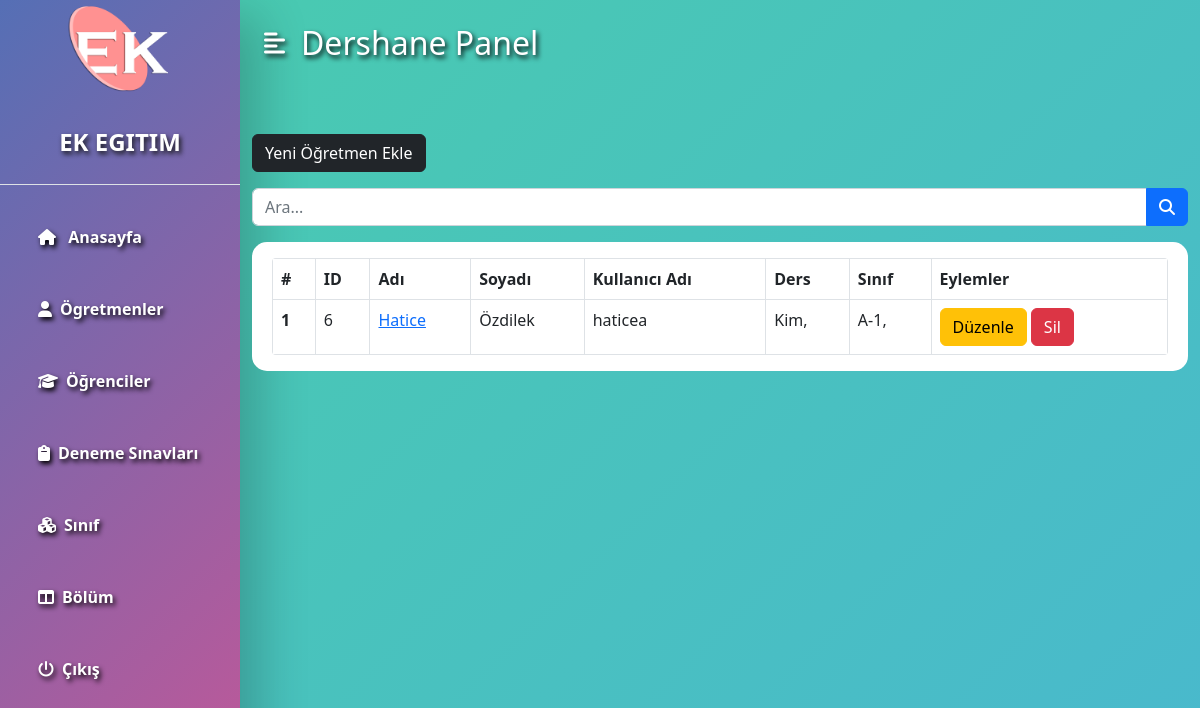
Page /admin/teacher.php (signed in) on the committed database.
### tables this page shows
CREATE TABLE `teachers` (
  `teacher_id` int(11) NOT NULL,
  `username` varchar(127) NOT NULL,
  `password` varchar(255) NOT NULL,
  `fname` varchar(127) NOT NULL,
  `lname` varchar(127) NOT NULL,
  `subjects` varchar(31) NOT NULL,
  `grades` varchar(31) NOT NULL,
  `section` varchar(31) NOT NULL,
  `address` varchar(31) NOT NULL,
  `employee_number` int(11) NOT NULL,
  `date_of_birth` date DEFAULT NULL,
  `phone_number` varchar(31) NOT NULL,
  `qualification` varchar(127) NOT NULL,
  `gender` varchar(7) NOT NULL,
  `email_address` varchar(255) NOT NULL,
  `date_of_joined` datetime NOT NULL DEFAULT current_timestamp()
);

### admin/data/teacher.php (called while the page is built, shortened)
<?php
function getAllTeachers($conn){
   $sql = "SELECT * FROM teachers";
   $stmt = $conn->prepare($sql);
   $stmt->execute();
   if ($stmt->rowCount() >= 1) {
     $teachers = $stmt->fetchAll();
     return $teachers;
   }else {
   	return 0;
   }
}

### admin/data/subject.php (called while the page is built, shortened)
<?php
function getSubjectById($subject_id, $conn){
   $sql = "SELECT * FROM subjects
           WHERE subject_id=?";
   $stmt = $conn->prepare($sql);
   $stmt->execute([$subject_id]);
   if ($stmt->rowCount() == 1) {
     $subject = $stmt->fetch();
     return $subject;
   }else {
   	return 0;
   }
}
 ?>

### admin/data/grade.php (called while the page is built, shortened)
<?php
function getGradeById($grade_id, $conn){
   $sql = "SELECT * FROM grades
           WHERE grade_id=?";
   $stmt = $conn->prepare($sql);
   $stmt->execute([$grade_id]);
   if ($stmt->rowCount() == 1) {
     $grade = $stmt->fetch();
     return $grade;
   }else {
    return 0;
   }
}

### admin/teacher.php (the view, shortened to what this page needs)
<?php
if (isset($_SESSION['admin_id']) &&
    isset($_SESSION['role'])) {
    if ($_SESSION['role'] == 'Admin') {
       include "../DB_connection.php";
       include "data/teacher.php";
       include "data/subject.php";
       include "data/grade.php";
       $teachers = getAllTeachers($conn);
 ?>
<!DOCTYPE html>
<html lang="en">
<head>
	<link rel="stylesheet" href="https://cdn.jsdelivr.net/npm/bootstrap@5.2.0/dist/css/bootstrap.min.css">
  <link rel="stylesheet" href="../css/style.css">
</head>
<body>
    <?php
        if ($teachers != 0) {
     ?>
     <div class="d-flex" id="wrapper">
    <?php include "inc/sidebar.php";?>
        <div id="page-content-wrapper">
          <?php include "inc/sidebar-button.php";?>
     <div class="container mt-5">
        <a href="teacher-add.php"class="btn btn-dark">Yeni Öğretmen Ekle</a>
           <form action="teacher-search.php"
                 class="mt-3 n-table"
                 method="get">
             <div class="input-group mb-3">
                <input type="text"
                       class="form-control"
                       name="searchKey"
                       placeholder="Ara...">
                <button class="btn btn-primary">
                        <i class="fa fa-search"
                           aria-hidden="true"></i>
                      </button>
             </div>
           </form>
           <div class="table-responsive">
              <table class="table table-bordered mt-3 n-table">
                <thead>
                  <tr>
                    <th scope="col">#</th>
                    <th scope="col">ID</th>
                    <th scope="col">Adı</th>
                    <th scope="col">Soyadı</th>
                    <th scope="col">Kullanıcı Adı</th>
                    <th scope="col">Ders</th>
                    <th scope="col">Sınıf</th>
                    <th scope="col">Eylemler</th>
                  </tr>
                </thead>
                <tbody>
                  <?php $i = 0; foreach ($teachers as $teacher ) {
                    $i++;  ?>
                  <tr>
                    <th scope="row"><?=$i?></th>
                    <td><?=$teacher['teacher_id']?></td>
                    <td><a href="teacher-view.php?teacher_id=<?=$teacher['teacher_id']?>">
                         <?=$teacher['fname']?></a></td>
                    <td><?=$teacher['lname']?></td>
                    <td><?=$teacher['username']?></td>
                    <td>
                       <?php
                           $s = '';
                           $subjects = str_split(trim($teacher['subjects']));
                           foreach ($subjects as $subject) {
                              $s_temp = getSubjectById($subject, $conn);
                              if ($s_temp != 0)
                                $s .=$s_temp['subject_code'].', ';
                           }
                           echo $s;
                        ?>
                    </td>
                    <td>
                      <?php
                           $g = '';
                           $grades = str_split(trim($teacher['grades']));
                           foreach ($grades as $grade) {
                              $g_temp = getGradeById($grade, $conn);
                              if ($g_temp != 0)
                                $g .=$g_temp['grade_code'].'-'.
                                     $g_temp['grade'].', ';
                           }
                           echo $g;
                        ?>
                    </td>
                    <td>
                        <a href="teacher-edit.php?teacher_id=<?=$teacher['teacher_id']?>"
                           class="btn btn-warning">Düzenle</a>
                        <a href="teacher-delete.php?teacher_id=<?=$teacher['teacher_id']?>"
                           class="btn btn-danger">Sil</a>
                    </td>
                  </tr>
                <?php } ?>
                </tbody>
              </table>
           </div>
         <?php } ?>
     </div>
     </div>
     </div>
</body>
</html>
<?php
  }else {
    header("Location: ../login.php");
    exit;
  }
}else {
	header("Location: ../login.php");
	exit;
}
?>

### css/style.css (style rules this page uses)
:root { --main-bg-color: #00ADB5; --main-text-color: #ffffff; --second-text-color: #47B5FF; --second-bg-color: #ffffff; }
#wrapper { overflow-x: hidden; background: linear-gradient(-45deg, #ee8667, #e96295, #49b2d8, #49ccad); background-size: 400% 400%; animation: gradient 15s ease infinite; height: 100vh; }
#page-content-wrapper { min-width: 100vw; }
@media (min-width: 768px) { #page-content-wrapper { min-width: 0; width: 100%; } }
.table-responsive { background-color: white; border-radius: 15px; padding-inline: 20px; margin-top: 10px; }
.table-responsive { --moz-border-radius: 5px !important; border-collapse: collapse !important; border: none !important; }
table { border-collapse: collapse; border-radius: 4px; overflow: hidden; }

### rows in the picture
teachers: teacher_id "6", fname "Hatice", lname "Özdilek", username "haticea", s "Kim,", g "A-1,"
